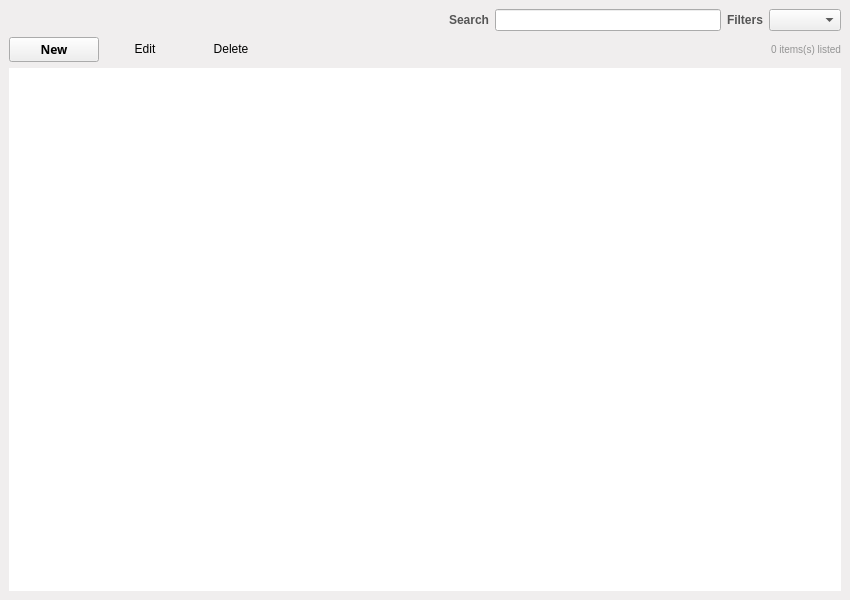
<?xml version="1.0" encoding="UTF-8"?>
<ui version="4.0">
 <class>MainWindow</class>
 <widget class="QMainWindow" name="MainWindow">
  <property name="geometry">
   <rect>
    <x>0</x>
    <y>0</y>
    <width>850</width>
    <height>600</height>
   </rect>
  </property>
  <property name="windowTitle">
   <string>MainWindow</string>
  </property>
  <property name="styleSheet">
   <string notr="true">QMainWindow{
background-color:#F0EEEE ;

border-top-left-radius: 6px 6px;
border-top-right-radius: 6px 6px;
border-bottom-right-radius: 6px 6px;
border-bottom-left-radius: 6px 6px;

}</string>
  </property>
  <widget class="QWidget" name="centralwidget">
   <layout class="QVBoxLayout" name="verticalLayout">
    <item>
     <layout class="QHBoxLayout" name="horizontalLayout_2">
      <item>
       <widget class="QLabel" name="lbTitle">
        <property name="sizePolicy">
         <sizepolicy hsizetype="Preferred" vsizetype="Minimum">
          <horstretch>0</horstretch>
          <verstretch>0</verstretch>
         </sizepolicy>
        </property>
        <property name="minimumSize">
         <size>
          <width>42</width>
          <height>0</height>
         </size>
        </property>
        <property name="styleSheet">
         <string notr="true">QLabel {
color: #252424;
font: bold 18px;
font-family: Ubuntu, Helvetica, sans-serif;
}</string>
        </property>
        <property name="text">
         <string>&lt;List name&gt;</string>
        </property>
       </widget>
      </item>
      <item>
       <spacer name="horizontalSpacer">
        <property name="orientation">
         <enum>Qt::Horizontal</enum>
        </property>
        <property name="sizeHint" stdset="0">
         <size>
          <width>40</width>
          <height>20</height>
         </size>
        </property>
       </spacer>
      </item>
      <item>
       <layout class="QHBoxLayout" name="horizontalLayout">
        <item>
         <widget class="QLabel" name="lbSearch">
          <property name="styleSheet">
           <string notr="true">QLabel{
color:rgb(85, 85, 85);
font:bold;
font-family: Ubuntu, Helvetica, sans-serif;
}</string>
          </property>
          <property name="text">
           <string>Search</string>
          </property>
         </widget>
        </item>
        <item>
         <layout class="QHBoxLayout" name="horizontalLayout_5">
          <property name="spacing">
           <number>0</number>
          </property>
          <property name="sizeConstraint">
           <enum>QLayout::SetDefaultConstraint</enum>
          </property>
          <item>
           <widget class="QLineEdit" name="leSearch">
            <property name="sizePolicy">
             <sizepolicy hsizetype="Expanding" vsizetype="Fixed">
              <horstretch>0</horstretch>
              <verstretch>0</verstretch>
             </sizepolicy>
            </property>
            <property name="minimumSize">
             <size>
              <width>96</width>
              <height>0</height>
             </size>
            </property>
           </widget>
          </item>
         </layout>
        </item>
        <item>
         <widget class="QLabel" name="lbFilters">
          <property name="styleSheet">
           <string notr="true">QLabel{
color:rgb(85, 85, 85);
font:bold;
font-family: Ubuntu, Helvetica, sans-serif;
}</string>
          </property>
          <property name="text">
           <string>Filters</string>
          </property>
         </widget>
        </item>
        <item>
         <widget class="QComboBox" name="cbFilters"/>
        </item>
       </layout>
      </item>
     </layout>
    </item>
    <item>
     <layout class="QHBoxLayout" name="horizontalLayout_4">
      <item>
       <widget class="QPushButton" name="btNew">
        <property name="sizePolicy">
         <sizepolicy hsizetype="MinimumExpanding" vsizetype="Fixed">
          <horstretch>0</horstretch>
          <verstretch>0</verstretch>
         </sizepolicy>
        </property>
        <property name="maximumSize">
         <size>
          <width>90</width>
          <height>16777215</height>
         </size>
        </property>
        <property name="font">
         <font>
          <family>Ubuntu,Helvetica,sans-serif</family>
          <weight>75</weight>
          <bold>true</bold>
         </font>
        </property>
        <property name="cursor">
         <cursorShape>PointingHandCursor</cursorShape>
        </property>
        <property name="text">
         <string>New</string>
        </property>
       </widget>
      </item>
      <item>
       <widget class="QPushButton" name="btEdit">
        <property name="cursor">
         <cursorShape>PointingHandCursor</cursorShape>
        </property>
        <property name="text">
         <string>Edit</string>
        </property>
        <property name="flat">
         <bool>true</bool>
        </property>
       </widget>
      </item>
      <item>
       <widget class="QPushButton" name="btDelete">
        <property name="cursor">
         <cursorShape>PointingHandCursor</cursorShape>
        </property>
        <property name="text">
         <string>Delete</string>
        </property>
        <property name="flat">
         <bool>true</bool>
        </property>
       </widget>
      </item>
      <item>
       <spacer name="horizontalSpacer_2">
        <property name="orientation">
         <enum>Qt::Horizontal</enum>
        </property>
        <property name="sizeHint" stdset="0">
         <size>
          <width>40</width>
          <height>20</height>
         </size>
        </property>
       </spacer>
      </item>
      <item>
       <widget class="QLabel" name="lbItemsCount">
        <property name="sizePolicy">
         <sizepolicy hsizetype="Preferred" vsizetype="Preferred">
          <horstretch>0</horstretch>
          <verstretch>0</verstretch>
         </sizepolicy>
        </property>
        <property name="minimumSize">
         <size>
          <width>42</width>
          <height>0</height>
         </size>
        </property>
        <property name="styleSheet">
         <string notr="true">QLabel {
color: rgb(147, 147, 147);
font: 10px;
}</string>
        </property>
        <property name="text">
         <string>0 items(s) listed</string>
        </property>
       </widget>
      </item>
     </layout>
    </item>
    <item>
     <widget class="QTableWidget" name="twItems">
      <property name="font">
       <font>
        <family>Ubuntu,Helvetica,sans-serif</family>
       </font>
      </property>
      <property name="frameShape">
       <enum>QFrame::Box</enum>
      </property>
      <property name="lineWidth">
       <number>0</number>
      </property>
      <property name="editTriggers">
       <set>QAbstractItemView::AnyKeyPressed</set>
      </property>
      <property name="alternatingRowColors">
       <bool>true</bool>
      </property>
      <property name="selectionMode">
       <enum>QAbstractItemView::SingleSelection</enum>
      </property>
      <property name="selectionBehavior">
       <enum>QAbstractItemView::SelectRows</enum>
      </property>
      <property name="textElideMode">
       <enum>Qt::ElideLeft</enum>
      </property>
      <property name="verticalScrollMode">
       <enum>QAbstractItemView::ScrollPerItem</enum>
      </property>
      <property name="horizontalScrollMode">
       <enum>QAbstractItemView::ScrollPerItem</enum>
      </property>
      <property name="showGrid">
       <bool>true</bool>
      </property>
      <property name="gridStyle">
       <enum>Qt::NoPen</enum>
      </property>
      <property name="sortingEnabled">
       <bool>true</bool>
      </property>
      <property name="wordWrap">
       <bool>true</bool>
      </property>
      <property name="cornerButtonEnabled">
       <bool>false</bool>
      </property>
      <attribute name="horizontalHeaderVisible">
       <bool>true</bool>
      </attribute>
      <attribute name="horizontalHeaderHighlightSections">
       <bool>true</bool>
      </attribute>
      <attribute name="horizontalHeaderShowSortIndicator" stdset="0">
       <bool>true</bool>
      </attribute>
      <attribute name="horizontalHeaderStretchLastSection">
       <bool>true</bool>
      </attribute>
      <attribute name="verticalHeaderVisible">
       <bool>false</bool>
      </attribute>
      <attribute name="verticalHeaderCascadingSectionResizes">
       <bool>true</bool>
      </attribute>
      <attribute name="verticalHeaderDefaultSectionSize">
       <number>24</number>
      </attribute>
      <attribute name="verticalHeaderHighlightSections">
       <bool>false</bool>
      </attribute>
      <attribute name="verticalHeaderShowSortIndicator" stdset="0">
       <bool>false</bool>
      </attribute>
      <attribute name="verticalHeaderStretchLastSection">
       <bool>false</bool>
      </attribute>
     </widget>
    </item>
   </layout>
  </widget>
 </widget>
 <connections/>
</ui>
